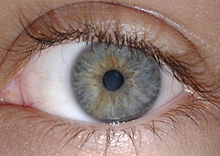
%> input picture 1.jpg, 220 x 156 px
$ octave demo1d.m   (GNU Octave 9; MATLAB toolbox functions it lacks are replaced by stand-ins)
%> lines starting %> are read from the running program, lines starting %| are printed output that depends on the picture
clc
clear
close all

%wavemngr('del','mwv');
wavemngr('add','mywav','mwv',1,'','mywav.m');
%> (this line was passed over: wavemngr is not available in this run)

wavemngr('read')
%> (this line was passed over: wavemngr is not available in this run)

im = rgb2gray(imread('1.jpg'));
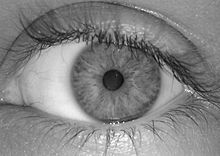
%> im: size 156x220 uint8; min 2, max 255, mean 131.4
im = histeq(im);
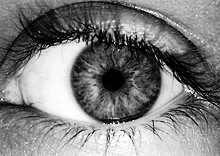
%> im: size 156x220 uint8; min 0, max 255, mean 126.4
i = double(im(:));

%> (the run ends here)
